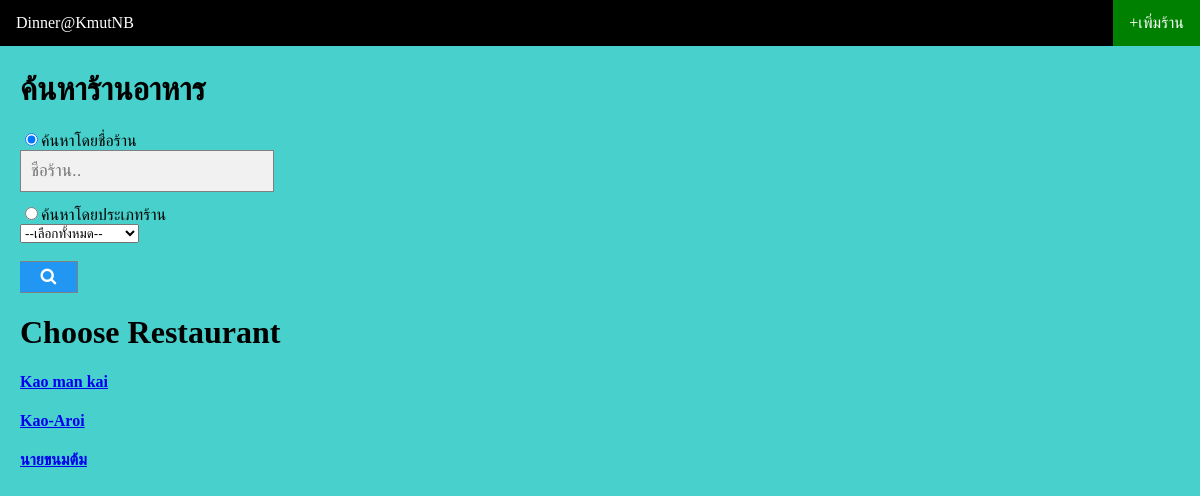
The page /Review/home/ on the database as committed earlier.
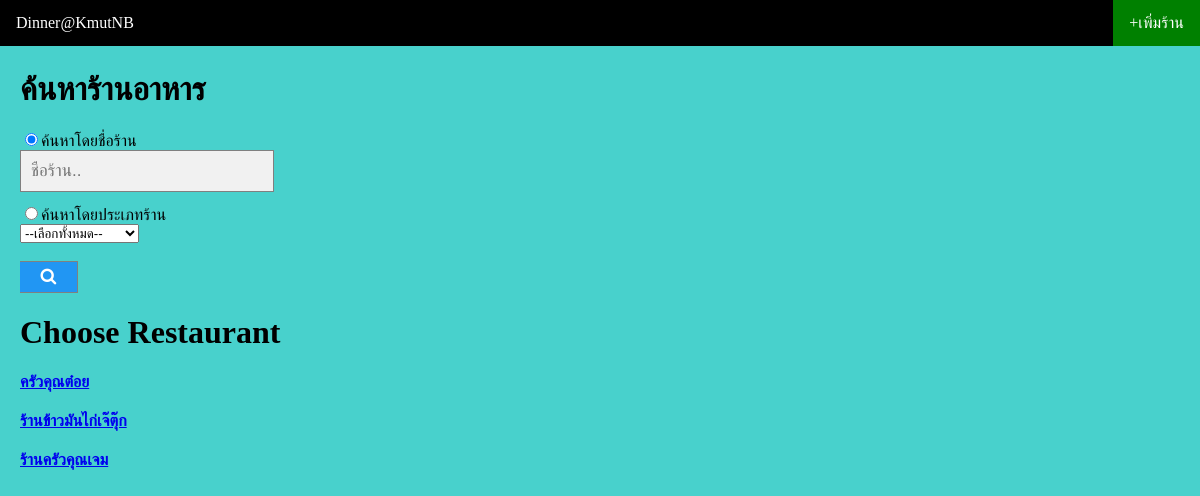
The same page on the database as committed later.
### webReview/models.py (models this page shows)
class Restaurant(models.Model):
    name = models.TextField()
    description = models.TextField()
    address = models.TextField()
    phone_num = models.TextField()
    Category = models.TextField()
    rating = models.FloatField(default = 0)

### webReview/views.py (the view)
# urls.py: 2. Add a URL to urlpatterns:  path('', views.home, name='home')
def home(request):
    list_rest= Restaurant.objects.order_by("name")
    return render(request,'home.html',{'list_rest':list_rest})

### webReview/templates/home.html (shortened to what this page needs)
<!DOCTYPE html>
<html>
<head>
<link rel="stylesheet" href="https://cdnjs.cloudflare.com/ajax/libs/font-awesome/4.7.0/css/font-awesome.min.css">
</head>
<body>
<ul>
  <li><a>Dinner@KmutNB</a></li>
  <li style="float:right"><a class="rightmenu" href="{% url 'review:add_rest' %}">+เพิ่มร้าน</a></li>
</ul>
<div style="padding:20px;margin-top:30px;background-color:#48D1CC	;height:1500px;">
  <h1>ค้นหาร้านอาหาร</h1>
  <form class="example" action="{% url 'review:searching' %}" method="post">
    <input type="radio" name="searchby" value="name" checked>ค้นหาโดยชื่อร้าน</br>
    <input type="text" placeholder="ชื่อร้าน.." name="search" ></br>
    <input type="radio" name="searchby" value="cate">ค้นหาโดยประเภทร้าน</br>
      <select name="Rcate">
        <option value="">--เลือกทั้งหมด--</option>
      </select></br></br>
    <button type="submit"><i class="fa fa-search"></i></button>
  </form>
  {% if list_rest %}
    <h1>Choose Restaurant</h1>
    {% for restau in list_rest %}
        <h4><a href="{% url 'review:res' restau.id %}">{{ restau.name }}</a></h4>
    {% endfor %}
  {% else %}
    <h1>Not found any Restaurant you are searching for </h1>
  {% endif %}
  </div>
</body>
</html>

### webReview/templates/home.html (style rules this page uses)
body { margin:0; }
form.example input[type=text] { padding: 10px; font-size: 17px; border: 1px solid grey; float: left; width: 20%; background: #f1f1f1; }
form.example button { float: left; width: 5%; padding: 5px; background: #2196F3; color: white; font-size: 17px; border: 1px solid grey; border-left: none; cursor: pointer; }
form.example::after { content: ""; clear: both; display: table; }
ul { list-style-type: none; margin: 0; padding: 0; overflow: hidden; background-color: black ; position: fixed; top: 0; width: 100%; }
li { float: left; }
li a { display: block; color: white; text-align: center; padding: 14px 16px; text-decoration: none; }
.rightmenu { background-color: green; }

Rows that differ between the two databases and show on the page:
removed Restaurant: name "Kao man kai"
removed Restaurant: name "Kao-Aroi"
removed Restaurant: name "นายขนมต้ม"
added Restaurant: name "ครัวคุณต๋อย"
added Restaurant: name "ร้านข้าวมันไก่เจ๊ตุ๊ก"
added Restaurant: name "ร้านครัวคุณเจม"
